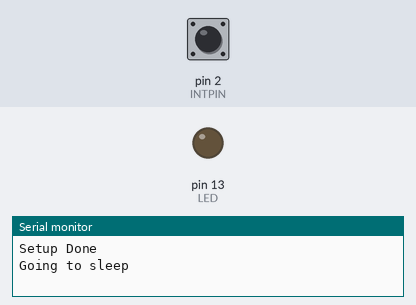
Bench run of a sketch on a simulated Arduino Mega 2560, built with avr-gcc and run on an emulated ATmega2560. Shown: output pins drawn as LEDs (lit = HIGH), the last lines printed to the serial monitor. Inputs (shaded band) come from the test bench; at power-on: pin 2 (INTPIN) HIGH. Sleep ends after the set time or at an interrupt.

Above: at 1.7 s.
1.8 s: pin 2 (INTPIN) pulled LOW for 0.15 s
At 1.93 s:
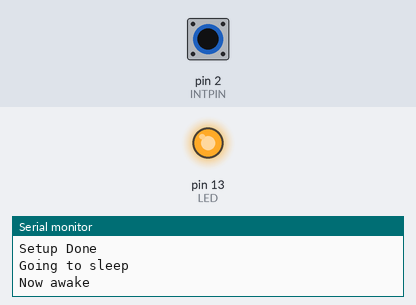
3.4 s: pin 2 (INTPIN) pulled LOW for 3.2 s
At 7.0 s:
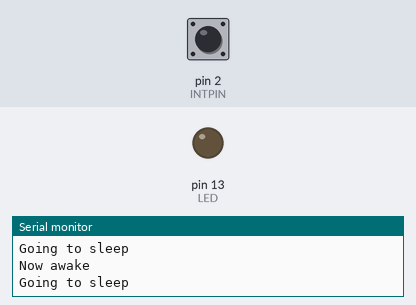
Timing chart, 0 to 8.5 s (numbered marks = the images above; inputs shaded):
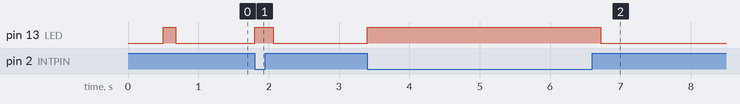

The sketch:

sleep_mega2560.ino
```cpp
/*
  File name: sleep_mega2560
  Last changed: 23 Sept 2018
  Version: 1.0
  cpu sleep mode sample for 3.3 volt 8 MHz MiniMega2560
  ~18.5 micro amps when sleeping
  ~14.6 milli amps when not sleeping (for this test)
  See sleep_pix1 and sleep_pix2 for board layout.
  Note: Power for the USB chip comes from USB not VCC of the MiniMega2560.
  WARNING: In battery mode, VCC is NOT 3.3 volts, VCC becomes whatever the battery voltage is.
  Four changes needed for using Battery mode on 3.3 volt version of MiniMega2560.
  1.  Remove ENA_REG jumber, this stops power going to the regulator.
  2.  Move Reg-VCC jumper to VCC-BAT or connect current meter between VCC and BAT pins
  3.  Remove solder jumper (JPW) from power LED.
  4.  Remove solder jumpers (JDA,JCL) for SDA and SCL lines.
  Unplug USB cable to get lowest power usage reading.
  Do not use a battery volatge above 5.5 voltages!!
  Brown out is 2.7 volts for most setups, So battery from 2.8 to 5.4 volts should be good.
  This code for educational use only.
*/

// https://playground.arduino.cc/Learning/arduinoSleepCode

#include <avr/sleep.h>

#define LED 13
#define INTPIN 2                  // Interrupt 0 on pin 2, PE4 for mega2560 cpu

void setup() {
  Serial.begin(9600);
  delay(500);
  pinMode(LED,OUTPUT);
  digitalWrite(LED,HIGH);         // LED is on when cpu is awake

  pinMode(INTPIN,INPUT_PULLUP);
  ADCSRA = 0;                     // turn off ADC, this will reduce power needs.
  Serial.println("Setup Done");
  Serial.flush();
}


void theInterrupt()
{
  sleep_disable();
  detachInterrupt( digitalPinToInterrupt(INTPIN) );
}


// https://www.arduino.cc/reference/en/language/functions/external-interrupts/attachinterrupt/

void doCpuSleep()        // go to sleep if INTPIN is high, wake when INTPIN is low
{
  Serial.println("Going to sleep");
  Serial.flush();
  delay(100);
  digitalWrite(LED,LOW);
  sleep_enable();
  attachInterrupt( digitalPinToInterrupt(INTPIN) , theInterrupt, LOW);
  set_sleep_mode(SLEEP_MODE_PWR_DOWN);     // there many sleep modes, this is just one sample
  sleep_cpu();
  Serial.println("Now awake");
  digitalWrite(LED,HIGH);
}


void loop() {
 delay(50);
 if (digitalRead(INTPIN) == 1) doCpuSleep();
}
```

Measured:
- after the input at 1.8 s, pin 13 (LED): LOW → HIGH at once, → LOW 0.27 s later
- after the input at 3.4 s, pin 13 (LED): LOW → HIGH at once, → LOW 3.3 s later
